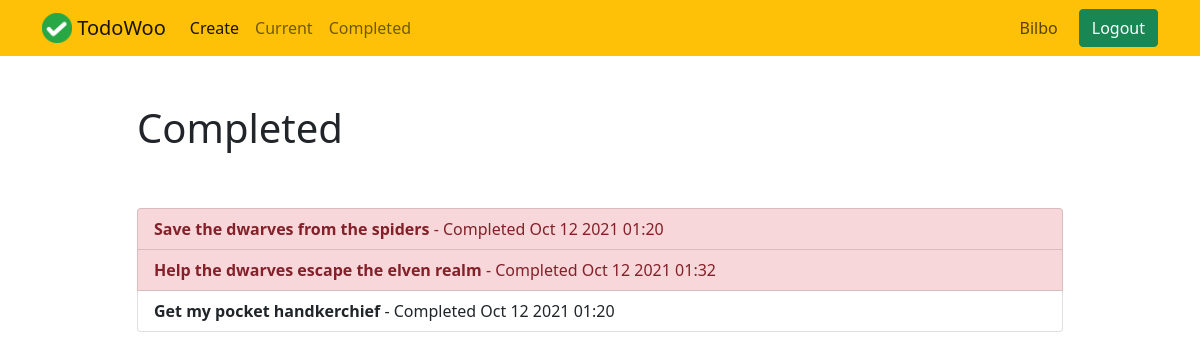
The page /completed/ (signed in) on the database as committed earlier.
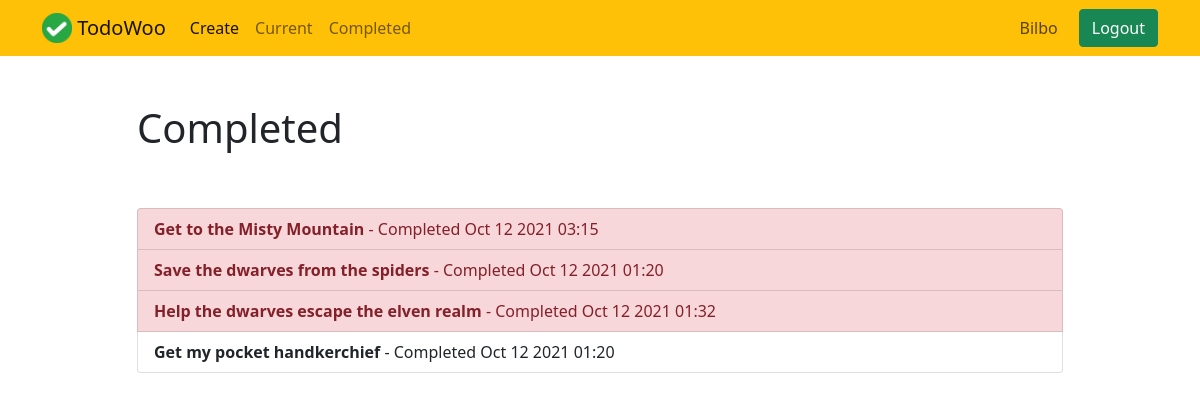
The same page on the database as committed later.
### todo/models.py (models this page shows, shortened)
class Todo(models.Model):
	title = models.CharField(max_length=100)
	memo = models.TextField(blank=True)
	created = models.DateTimeField(auto_now_add=True)
	datecompleted = models.DateTimeField(null=True, blank=True)
	important = models.BooleanField(default=False)
	user = models.ForeignKey(User, on_delete=models.CASCADE)

### todo/views.py (the view)
# urls.py: path('completed/', views.completedtodos, name='completedtodos'),
@login_required
def completedtodos(request):
	todos = Todo.objects.filter(user=request.user, datecompleted__isnull=False)
	return render(request, 'todo/completedtodos.html', {'todos': todos})

### todo/templates/todo/completedtodos.html
{% extends 'todo/base.html' %}
{% block content %}
<div class="row justify-content-center mt-5">
	<div class="col-md-10">
		<h1>Completed</h1>
	</div>
</div>
<div class="row justify-content-center mt-5">
	<div class="col-md-10">
		<ul class="list-group">
			{% for todo in todos %}
			<a href="{% url 'viewtodo' todo.id %}" class="list-group-item list-group-item-action{% if todo.important %} list-group-item-danger{% endif %}"><b>{{ todo.title }}</b> - Completed {{ todo.datecompleted|date:'M j Y H:i' }}</a>
			{% endfor %}
		</ul>
	</div>
</div>
{% endblock %}

Rows that differ between the two databases and show on the page:
now on this page (row edited): Todo: title "Get to the Misty Mountain", datecompleted "Oct 12 2021 03:15"
